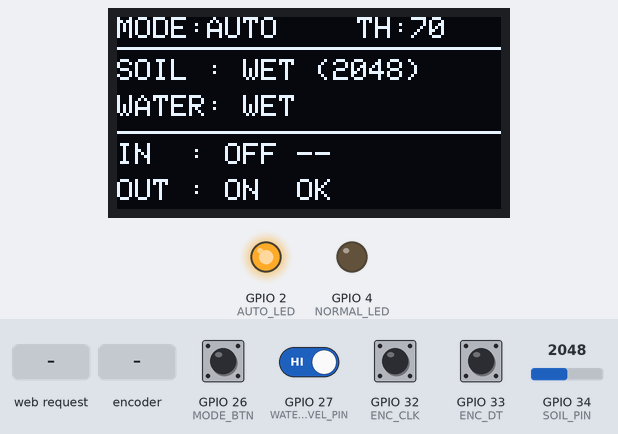
The sketch below on a simulated ESP32. Shown: 128×64 one-colour display, output pins drawn as LEDs (lit = HIGH). Inputs (shaded band) come from the test bench; at power-on: GPIO 26 (MODE_BTN), GPIO 27 (WATER_LEVEL_PIN), GPIO 32 (ENC_CLK), GPIO 33 (ENC_DT) HIGH, GPIO 34 (SOIL_PIN) = 2048. Uploads are accepted with an empty reply; EEPROM starts erased.

Above: at 1.2 s.
1.3 s: HTTP request GET /control?mode=MANUAL received
At 1.8 s:
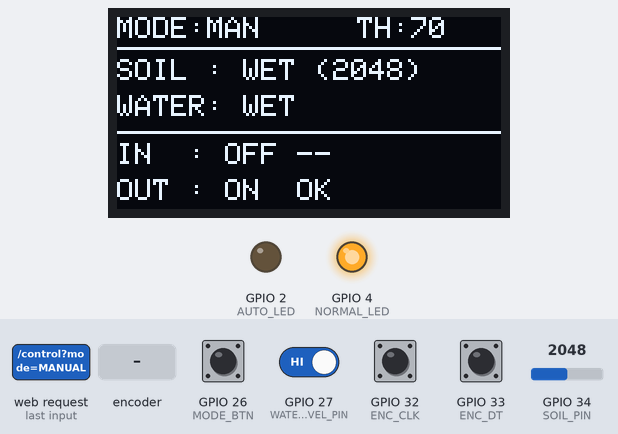
4.3 s: HTTP request GET /control?mode=OFF received
At 6.0 s:
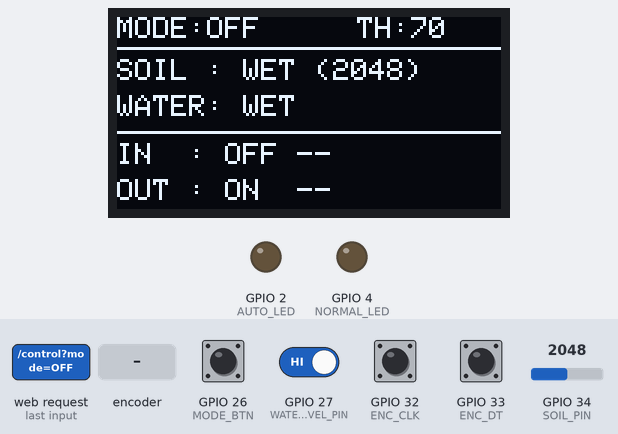
6.8 s: rotary encoder on GPIO 32 (ENC_CLK) / GPIO 33 (ENC_DT) turned 3 steps (first pin leading)
At 7.15 s:
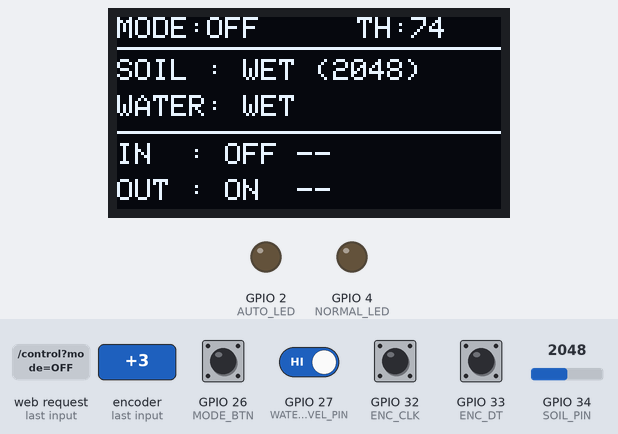
8.9 s: GPIO 34 (SOIL_PIN) set to 1362
At 10.1 s:
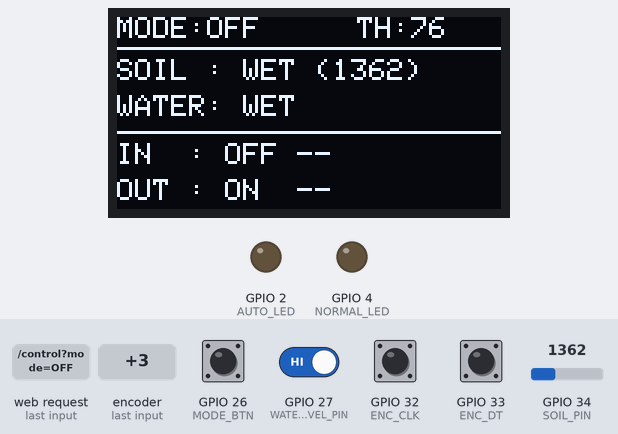
10.4 s: GPIO 34 (SOIL_PIN) set to 1227
At 11.4 s:
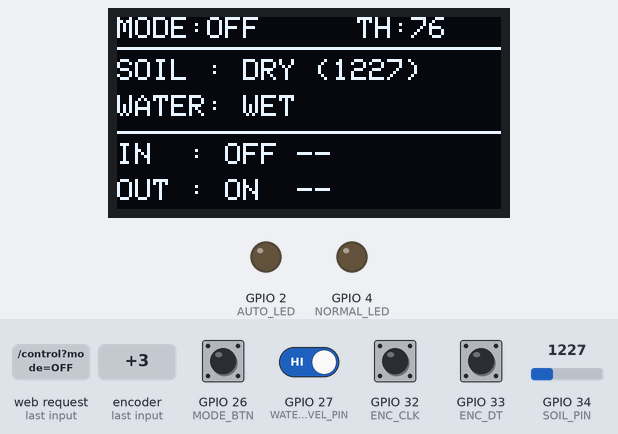
12.0 s: GPIO 26 (MODE_BTN) pulled LOW for 0.15 s
At 13.7 s:
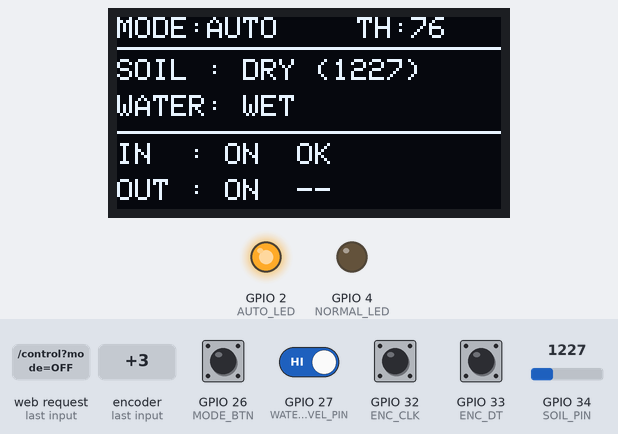
Timing chart, 0 to 15.2 s (numbered marks = the images above; inputs shaded):
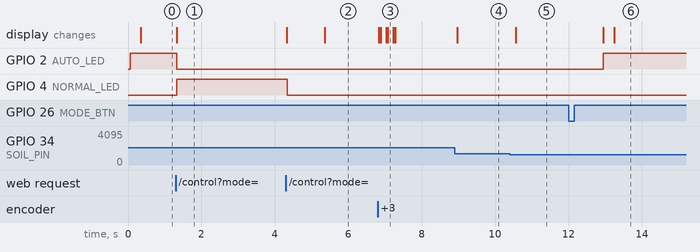

Measured:
- the behaviour switches between 1300 and 1299 on GPIO 34 (SOIL_PIN) (found by bisection; images 4 and 5)
- after the input at 1.3 s, GPIO 2 (AUTO_LED): HIGH → LOW at once; GPIO 4 (NORMAL_LED): LOW → HIGH at once; the display: changes at once (image 1)
- after the input at 4.3 s, GPIO 4 (NORMAL_LED): HIGH → LOW at once; the display: first changes at once (image 2 shows a later state)
- after the input at 6.8 s, the display: first changes at once (image 3 shows a later state)
- after the input at 8.9 s, the display: changes after 0.06 s (image 4)
- after the input at 10.4 s, the display: changes after 0.17 s (image 5)
- after the input at 12.0 s, GPIO 2 (AUTO_LED): LOW → HIGH after 0.95 s; the display: first changes after 0.95 s (image 6 shows a later state)

The sketch:

CONTROLLER_NODE_V1.ino
```cpp
#include <WiFi.h>
#include <WebServer.h>
#include <Preferences.h>
#include <Wire.h>
#include <Adafruit_GFX.h>
#include <Adafruit_SSD1306.h>

/* ================= OLED ================= */
Adafruit_SSD1306 display(128, 64, &Wire, -1);

/* ================= PINS ================= */
#define OLED_SDA 21
#define OLED_SCL 22
#define ENC_CLK 32
#define ENC_DT  33
#define MODE_BTN 26
#define WATER_LEVEL_PIN 27
#define SOIL_PIN 34
#define AUTO_LED 2
#define NORMAL_LED 4

/* ================= WIFI ================= */
WebServer server(80);
IPAddress inletIP(192,168,4,2);
IPAddress outletIP(192,168,4,3);

/* ================= STORAGE ================= */
Preferences prefs;

/* ================= SYSTEM ================= */
enum Mode : uint8_t { OFF, AUTO, MANUAL };
volatile Mode currentMode = AUTO;

volatile uint8_t threshold = 70;
volatile uint16_t soil = 0;
volatile bool soilDry = false;
volatile bool waterDry = false;

volatile bool inletOpen  = false;
volatile bool outletOpen = false;

/* ================= CONNECTION STATUS ================= */
volatile bool inletOnline  = false;
volatile bool outletOnline = false;

unsigned long lastInletSeen  = 0;
unsigned long lastOutletSeen = 0;
const unsigned long OFFLINE_TIMEOUT = 5000;

/* ================= HEARTBEAT (INLET ONLY) ================= */
const unsigned long HEARTBEAT_MS = 2000;
unsigned long lastPing = 0;

/* ================= SYNC ================= */
SemaphoreHandle_t dataMutex;
volatile bool oledDirty = true;

/* ================= ENCODER ================= */
volatile int8_t encDelta = 0;
volatile int lastCLK;

/* ================= ISR ================= */
void IRAM_ATTR encoderISR() {
  int clk = digitalRead(ENC_CLK);
  if (clk != lastCLK)
    encDelta += (digitalRead(ENC_DT) != clk) ? 1 : -1;
  lastCLK = clk;
}

/* ================= NETWORK ================= */
bool sendValve(IPAddress ip, const char* cmd) {
  WiFiClient c;
  c.setTimeout(150);

  if (!c.connect(ip, 80)) return false;

  c.printf("GET /%s HTTP/1.1\r\nConnection: close\r\n\r\n", cmd);

  unsigned long t0 = millis();
  while (!c.available() && millis() - t0 < 120)
    vTaskDelay(1);

  bool ok = false;
  while (c.available()) {
    char line[32];
    c.readBytesUntil('\n', line, sizeof(line));
    if (strstr(line, "200")) ok = true;
  }

  c.stop();
  return ok;
}

/* ================= HEARTBEAT ================= */
inline void sendHeartbeatIfNeeded() {
  if (!inletOpen) return;

  if (millis() - lastPing >= HEARTBEAT_MS) {
    if (sendValve(inletIP, "ping")) {
      inletOnline = true;
      lastInletSeen = millis();
    }
    lastPing = millis();
  }
}

/* ================= WEB API ================= */
void handleStatus() {
  char json[256];
  snprintf(json, sizeof(json),
    "{"
    "\"mode\":\"%s\","
    "\"threshold\":%u,"
    "\"soilDry\":%d,"
    "\"waterDry\":%d,"
    "\"inlet\":{\"open\":%d,\"online\":%d},"
    "\"outlet\":{\"open\":%d,\"online\":%d}"
    "}",
    currentMode == AUTO ? "AUTO" :
    currentMode == MANUAL ? "MANUAL" : "OFF",
    threshold,
    soilDry,
    waterDry,
    inletOpen, inletOnline,
    outletOpen, outletOnline
  );
  server.send(200, "application/json", json);
}

void handleControl() {
  if (server.hasArg("mode")) {
    String m = server.arg("mode");
    if (m == "AUTO") currentMode = AUTO;
    else if (m == "MANUAL") currentMode = MANUAL;
    else if (m == "OFF") currentMode = OFF;
    prefs.putUChar("mode", currentMode);
  }

  if (server.hasArg("thr")) {
    threshold = constrain(server.arg("thr").toInt(), 0, 100);
    prefs.putUChar("thr", threshold);
  }

  oledDirty = true;
  server.send(200, "text/plain", "OK");
}

/* ================= WEB UI ================= */
const char PAGE[] PROGMEM = R"rawliteral(
<!DOCTYPE html>
<html>
<head>
<meta name="viewport" content="width=device-width,initial-scale=1">
<style>
body{font-family:monospace;background:#0b0f14;color:#00e676}
.card{border:1px solid #00e676;padding:8px;margin:8px}
button,input{margin:4px}
</style>
</head>
<body>
<h3>Water Management System</h3>

<div class="card"><pre id="s">Loading...</pre></div>

<div class="card">
<b>Mode</b><br>
<button onclick="setMode('AUTO')">AUTO</button>
<button onclick="setMode('MANUAL')">MANUAL</button>
<button onclick="setMode('OFF')">OFF</button><br>
Threshold:
<input type="range" min="0" max="100" value="70" oninput="setThr(this.value)">
</div>

<script>
function update(){
 fetch('/status').then(r=>r.json())
 .then(j=>s.textContent=JSON.stringify(j,null,2));
}
function setMode(m){fetch('/control?mode='+m);}
function setThr(v){fetch('/control?thr='+v);}
setInterval(update,1000); update();
</script>
</body>
</html>
)rawliteral";

/* ================= UI TASK (CORE 0) ================= */
void uiTask(void *pv) {
  bool stable = HIGH, last = HIGH;
  unsigned long debounce = 0;

  uint8_t tapCount = 0;
  unsigned long lastTapTime = 0;
  const unsigned long TAP_WINDOW_MS = 700;

  for (;;) {
    bool r = digitalRead(MODE_BTN);
    if (r != last) debounce = millis();

    if (millis() - debounce > 40 && r != stable) {
      stable = r;
      if (stable == HIGH) {
        tapCount++;
        lastTapTime = millis();
      }
    }
    last = r;

    if (tapCount && millis() - lastTapTime > TAP_WINDOW_MS) {
      xSemaphoreTake(dataMutex, portMAX_DELAY);
      if (tapCount == 1) currentMode = AUTO;
      else if (tapCount == 2) currentMode = MANUAL;
      else currentMode = OFF;
      prefs.putUChar("mode", currentMode);
      tapCount = 0;
      oledDirty = true;
      xSemaphoreGive(dataMutex);
    }

    if (encDelta) {
      xSemaphoreTake(dataMutex, portMAX_DELAY);
      threshold = constrain((int)threshold + encDelta, 0, 100);
      encDelta = 0;
      prefs.putUChar("thr", threshold);
      oledDirty = true;
      xSemaphoreGive(dataMutex);
    }

if (oledDirty) {
  xSemaphoreTake(dataMutex, portMAX_DELAY);

  display.clearDisplay();
  display.setTextColor(SSD1306_WHITE);

  /* ===== HEADER ===== */
  display.setCursor(0, 0);
  display.print("MODE:");
  display.print(
    currentMode == AUTO ? "AUTO" :
    currentMode == MANUAL ? "MAN" : "OFF"
  );

  display.setCursor(80, 0);
  display.print("TH:");
  display.print(threshold);

  display.drawLine(0, 10, 127, 10, SSD1306_WHITE);

  /* ===== SENSOR STATUS ===== */
  display.setCursor(0, 14);
  display.print("SOIL : ");
  display.print(soilDry ? "DRY " : "WET ");
  display.print("(");
  display.print(soil);
  display.print(")");

  display.setCursor(0, 26);
  display.print("WATER: ");
  display.print(waterDry ? "DRY" : "WET");

  display.drawLine(0, 38, 127, 38, SSD1306_WHITE);

  /* ===== VALVE STATUS ===== */
  display.setCursor(0, 42);
  display.print("IN  : ");
  display.print(inletOpen ? "ON " : "OFF");
  display.print(" ");
  display.print(inletOnline ? "OK" : "--");

  display.setCursor(0, 54);
  display.print("OUT : ");
  display.print(outletOpen ? "ON " : "OFF");
  display.print(" ");
  display.print(outletOnline ? "OK" : "--");

  display.display();
  oledDirty = false;

  xSemaphoreGive(dataMutex);
}

    vTaskDelay(5 / portTICK_PERIOD_MS);
  }
}

/* ================= CONTROL TASK (CORE 1) ================= */
void controlTask(void *pv) {
  bool lastIn  = false;
  bool lastOut = false;

  for (;;) {
    xSemaphoreTake(dataMutex, portMAX_DELAY);
     soil = analogRead(SOIL_PIN);

    // DRY when value is LOW
    soilDry = soil < 1300;
     waterDry = digitalRead(WATER_LEVEL_PIN) == LOW;

    if (currentMode == OFF)
      inletOpen = false;
    else if (currentMode == MANUAL)
      inletOpen = soilDry && waterDry;
    else
      inletOpen = soilDry || waterDry;

    if (!waterDry && !soilDry)
      outletOpen = true;
    else if (waterDry)
      outletOpen = false;

    digitalWrite(AUTO_LED, currentMode == AUTO);
    digitalWrite(NORMAL_LED, currentMode == MANUAL);

    bool inChanged  = inletOpen  != lastIn;
    bool outChanged = outletOpen != lastOut;
    lastIn  = inletOpen;
    lastOut = outletOpen;

    xSemaphoreGive(dataMutex);

    if (inChanged) {
      if (sendValve(inletIP, inletOpen ? "open" : "close")) {
        inletOnline = true;
        lastInletSeen = millis();
      }
      lastPing = millis();
    }

    sendHeartbeatIfNeeded();

    if (outChanged) {
      if (sendValve(outletIP, outletOpen ? "open" : "close")) {
        outletOnline = true;
        lastOutletSeen = millis();
      }
    }

    if (millis() - lastInletSeen  > OFFLINE_TIMEOUT) inletOnline  = false;
    if (millis() - lastOutletSeen > OFFLINE_TIMEOUT) outletOnline = false;

    oledDirty = true;
    vTaskDelay(200 / portTICK_PERIOD_MS);
  }
}

/* ================= SETUP ================= */
void setup() {
  Serial.begin(115200);

  pinMode(ENC_CLK, INPUT_PULLUP);
  pinMode(ENC_DT, INPUT_PULLUP);
  pinMode(MODE_BTN, INPUT_PULLUP);
  pinMode(WATER_LEVEL_PIN, INPUT);
  pinMode(AUTO_LED, OUTPUT);
  pinMode(NORMAL_LED, OUTPUT);

  prefs.begin("water", false);
  threshold = prefs.getUChar("thr", 70);
  currentMode = (Mode)prefs.getUChar("mode", AUTO);

  lastCLK = digitalRead(ENC_CLK);
  attachInterrupt(digitalPinToInterrupt(ENC_CLK), encoderISR, CHANGE);

  Wire.begin(OLED_SDA, OLED_SCL);
  display.begin(SSD1306_SWITCHCAPVCC, 0x3C);

  WiFi.softAP("WATERSYSTEM", "12345678");

  server.on("/", [](){ server.send_P(200,"text/html",PAGE); });
  server.on("/status", handleStatus);
  server.on("/control", handleControl);
  server.begin();

  dataMutex = xSemaphoreCreateMutex();
  xTaskCreatePinnedToCore(uiTask, "UI", 4096, NULL, 2, NULL, 0);
  xTaskCreatePinnedToCore(controlTask, "CTRL", 4096, NULL, 1, NULL, 1);
}

void loop() {
  server.handleClient();
}
```
